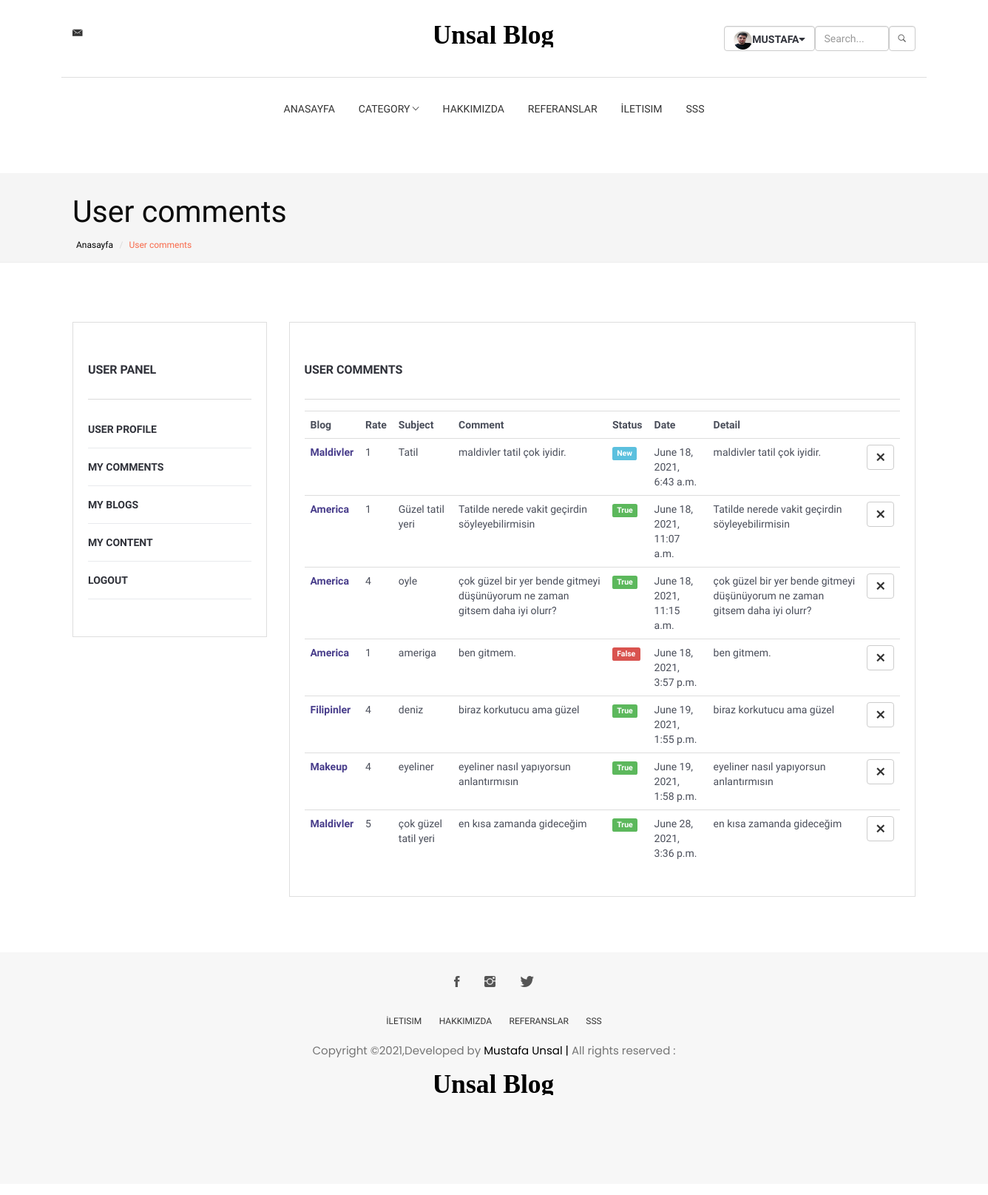
/user/comments/ (signed in), run on the app's committed database.
### home/models.py (models this page shows, shortened)
class UserProfile(models.Model):  #user profil resim işlemleri
    user = models.OneToOneField(User,on_delete=models.CASCADE)
    phone = models.CharField(blank=True, max_length=15)
    address = models.CharField(blank=True, max_length=50)
    city = models.CharField(blank=True, max_length=20)
    country = models.CharField(blank=True, max_length=20)
    image = models.ImageField(blank=True, upload_to='images/users/')
    def image_tag(self):    #resmi admin panelde göstermesi için
        return mark_safe('<img src="{}" height="50"/>'.format(self.image.url))
    image_tag.short_description = 'Image'

### blog/models.py (models this page shows, shortened)
class Comment(models.Model):
    STATUS = { #seçim
        ('New','Yeni'),
        ('True','Evet'),
        ('False','Hayır'),
    }
    subject = models.CharField(blank=True,max_length=50)
    blog = models.ForeignKey(Blog,on_delete=models.CASCADE) #ilişkilendirme category ile
    user = models.ForeignKey(User,on_delete=models.CASCADE) #ilişkilendirme user ile
    rate = models.IntegerField(blank=True)
    comment = models.TextField(blank=True,max_length=200)
    status = models.CharField(max_length=10,choices= STATUS,default='New') #açılan kutuda seçim olanı gelmesi için
    ip = models.CharField(blank=True, max_length=20)
    create_at = models.DateTimeField(auto_now_add=True)
    update_at = models.DateTimeField(auto_now=True)

class Blog(models.Model):
    STATUS = { #seçim
        ('New','Yeni'),
        ('True','Evet'),
        ('False','Hayır'),
    }
    title = models.CharField(blank=True,max_length=100)
    description = models.CharField(blank=True,max_length=255)
    keywords = models.CharField(blank=True,max_length=255)
    image = models.ImageField(blank=True,upload_to='images/')
    status = models.CharField(max_length=10,choices= STATUS) #açılan kutuda seçim olanı gelmesi için
    category = models.ForeignKey(Category,on_delete=models.CASCADE) #ilişkilendirme category ile
    user = models.ForeignKey(User,on_delete=models.CASCADE) #ilişkilendirme user ile
    detail = RichTextUploadingField()
    slug = models.SlugField(null=False,unique=True) #metinsel olarak çağırmak için
    file = models.FileField(blank=True,upload_to='files/')
    create_at = models.DateTimeField(auto_now_add=True)
    update_at = models.DateTimeField(auto_now=True)
    def image_tag(self):    #resmi admin panelde göstermesi için
        return mark_safe('<img src="{}" height="50"/>'.format(self.image.url))
    image_tag.short_description = 'Image'

### user/views.py (the view)
# urls.py: path('comments/', views.comments,name='comments'),
@login_required(login_url='/login') # Check login
def comments(request):
    category = Category.objects.all()
    current_user = request.user
    comments = Comment.objects.filter(user_id=current_user.id)
    context = {
        'category': category,
        'comments': comments,
    }
    return render(request, 'user_comments.html', context)

### user/templates/user_comments.html (shortened to what this page needs)
{% extends 'homebase.html' %}
{% block sidebar %}{% include 'sidebar.html' %}{% endblock %}
{% block content %}
    <section class="page-header">
        <div class="container">
            <div class="row">
                <div class="col-md-12">
                    <div class="content">
                        <h1 class="page-name" style="color: #0c0c0c">User comments</h1>
                        <ol class="breadcrumb">
                            <li><a href="/">Anasayfa</a></li>
                            <li class="active">User comments</li>
                        </ol>
                    </div>
                </div>
            </div>
        </div>
    </section>
    <div class="section">
        <div class="container">
            <div class="row">
                <div class="col-md-3">
                    <div class="section-row">
                        <div class="dashboard-wrapper dashboard-user-profile">
                            {% include 'user_panel.html' %}
                        </div>
                    </div>
                </div>
                <div class="col-md-9">
                    <div class="aside-widget">
                        <div class="dashboard-wrapper dashboard-user-profile">
                            <div class="section-title">
                                <h2 class="title">User Comments</h2>
                            </div>
                            <div class="table-responsive">
                                <table class="table">
                                    <tr>
                                        <th>Blog</th>
                                        <th>Rate</th>
                                        <th>Subject</th>
                                        <th>Comment</th>
                                        <th>Status</th>
                                        <th>Date</th>
                                        <th>Detail</th>
                                        <th></th>
                                    </tr>
                                    {% for rs in comments %}
                                        <tr>
                                            <td>
                                                <a href="/blog/{{ rs.blog.id }}/{{ rs.blog.slug }}" >
                                                 <strong style="color: darkslateblue">{{ rs.blog.title }}</strong>
                                                </a>
                                            </td>
                                            <td>{{ rs.rate }}</td>
                                            <td>{{ rs.subject }}</td>
                                            <td>{{ rs.comment }}</td>
                                            <td>
                                                {% if 'New' == rs.status %}
                                                    <span class="label label-info">{{ rs.status }}</span>
                                                {% endif %}
                                                {% if 'True' == rs.status %}
                                                    <span class="label label-success">{{ rs.status }}</span>
                                                {% endif %}
                                                {% if 'False' == rs.status %}
                                                    <span class="label label-danger">{{ rs.status }}</span>
                                                {% endif %}
                                            </td>
                                            <td>{{ rs.create_at }}</td>
                                            <td>{{ rs.comment }}</td>
                                            <td>
                                                <div class="btn-group" role="group">
                                                    <a type="button" class="btn btn-default" href="/user/deletecomment/{{ rs.id }}" onclick="return confirm('Will be Delete ! are you sure?')"><i class="tf-ion-close" aria-hidden="true" ></i></a>
                                                </div>
                                            </td>
                                        </tr>
                                    {% endfor %}
                                </table>
                            </div>
                        </div>
                    </div>
                </div>
            </div>
        </div>
    </div>
{% endblock %}

### home/templates/header.html (shortened to what this page needs)
{% load static %}
<section class="top-header">
    <div class="container">
        <div class="row">
            <div class="col-md-4 col-xs-12 col-sm-4">
                <div class="contact-number">
                    <i class="tf-ion-ios-email"></i>
                </div>
            </div>
            <div class="col-md-4 col-xs-12 col-sm-4">
                <div class="logo text-center">
                    <a href="/">
                        <svg width="160px" height="29px" viewBox="0 0 180 29" version="1.1"
                             xmlns="http://www.w3.org/2000/svg"
                             xmlns:xlink="http://www.w3.org/1999/xlink">
                            <g id="Page-1" stroke="none" stroke-width="1" fill="none" fill-rule="evenodd" font-size="40"
                               font-family="AustinBold, Austin" font-weight="bold">
                                <g id="Group" transform="translate(-108.000000, -297.000000)" fill="#000000">
                                    <text id="AVIATO">
                                        <tspan x="104" y="322">Unsal Blog</tspan>
                                    </text>
                                </g>
                            </g>
                        </svg>
                    </a>
                </div>
            </div>
            <div class="col-md-4 col-xs-12 col-sm-4">
                <div class="pull-right">
                    <table>
                        <tr>
                            <td class="header-account dropdown default-dropdown">
                                {% if user.id is not None %}
                                    <div class="dropdown-toggle" role="button" data-toggle="dropdown"
                                         aria-expanded="true">
                                        <div class="form-control">
                                            <strong class="text-uppercase"><img src="{{ user.userprofile.image.url }}" style="height: 25px;width: 25px;border-radius:100% ">{{ user.first_name }}<i
                                                    class="fa fa-caret-down"></i></strong>
                                        </div>
                                    </div>
                                {% else %}
                                    <div class="form-control">
                                       <strong style=""> <a href="/login/" class="text-uppercase" style="color: darkblue;"><i class="fa fa-unlock-alt"></i> Login</a>
                                       </strong> | <a href="/signup/" class="text-uppercase"><i class="fa fa-user-plus"></i> Signup</a>
                                    </div>
                                {% endif %}
                            </td>
                            <td>
                                <table>
                                    <tr>
                                        <form action="/search/" method="post">
                                            <td><input type="search" class="form-control" placeholder="Search..."
                                                       name="query"
                                                       id="query" style="width: 100px"></td>
                                            <td>
                                                <button type="submit" class="form-control"><i
                                                        class="tf-ion-ios-search-strong"></i></button>
                                            </td>
                                        </form>
                                    </tr>
                                </table>
                            </td>
                        </tr>
                    </table>
                </div>
            </div>
        </div>
    </div>
</section>

### home/static/css/style.css (style rules this page uses)
body { font-family: 'Muli', sans-serif; font-size: 16px; color: #505050; font-weight: 400; overflow-x: hidden; }
h1, h2, h3, h4, h5, h6 { font-family: 'Montserrat', sans-serif; color: #11151c; font-weight: 700; margin: 0px 0px 15px; }
h1 { font-size: 32.437px; }
h2 { font-size: 25.629px; }
a { color: #11151c; -webkit-transition: 0.2s color; transition: 0.2s color; }
ul, ol { margin: 0; padding: 0; list-style: none }
.section { padding-top: 30px; }
.section-row { margin-bottom: 30px; }
.section-title { position: relative; margin-bottom: 20px; }
.section-title .title { position: relative; display: inline-block; background-color: #fff; font-size: 16px; text-transform: uppercase; margin-top: 0px; margin-bottom: 0px; padding-right: 10px; z-index: 20; }
.section-title:after { content: ""; display: inline-block; height: 2px; background-color: #e8eaed; position: absolute; left: 0; right: 0; top: 10px; z-index: 10; }
.page-header { position: relative; margin: 0; padding-top: 120px; padding-bottom: 80px; background-color: #1b1c1e; }
.page-header h1 { font-size: 41.053px; color: #FFF; }
.aside-widget { margin-bottom: 30px; }

### home/static/css/style1.css (style rules this page uses)
body { line-height: 1.5; font-family: "Poppins", sans-serif; -webkit-font-smoothing: antialiased; }
h1, h2, h3, h4, h5, h6 { font-family: "Poppins", sans-serif; }
h1, h2, h3, h4, h5, h6 { font-weight: 400; }
ol, ul { margin: 0; padding: 0; list-style: none; }
a, a:focus, a:hover { text-decoration: none; outline: 0; color: #000; }
.form-control { box-shadow: none; border-radius: 0; }
.section { padding: 80px 0; }
.title { padding: 20px 0 30px; }
.page-header { background: #f5f5f5; margin-top: 20px; border-bottom: none; padding: 30px 0; }
.page-header h1 { font-weight: 200; margin: 0 0 6px 0; }
.page-header .breadcrumb { background: transparent; padding: 5px; margin: 0; }
.page-header .breadcrumb li { font-weight: 200; font-size: 12px; }
.page-header .breadcrumb li a { color: #000; }
.top-header .container { padding-top: 35px; padding-bottom: 35px; border-bottom: 1px solid #dedede; }
.top-header .contact-number { font-size: 12px; color: #333; }
.top-header .contact-number i { margin-right: 4px; font-size: 18px; vertical-align: middle; }
.top-header .logo a { display: inline-block; }
.dashboard-wrapper { border: 1px solid #dedede; margin-top: 30px; padding: 20px; }
.dashboard-wrapper h2 { font-size: 18px; }

### home/static/css1/style.css (style rules this page uses)
body { font-family: 'Hind', sans-serif; color: #4A4E5A; overflow-x: hidden; }
h1, h2, h3, h4, h5, h6 { color: #30323A; margin: 0 0 10px; font-weight: 700; }
a { color: #30323A; -webkit-transition: 0.3s color; transition: 0.3s color; }
strong { color: #30323A; }
ul, ol { margin: 0; padding: 0; list-style: none }
.section { padding-top: 30px; padding-bottom: 30px; }
.section-title { position: relative; margin-bottom: 15px; margin-top: 15px; border-bottom: 1px solid #DADADA; }
.section-title .title { display: inline-block; text-transform: uppercase; }
.section-title:after { content: ""; position: absolute; left: 0; bottom: -1.5px; height: 3px; width: 60px; background-color: #F8694A; }
.breadcrumb { background-color: transparent; border: none; border-radius: 0px; padding: 15px 0px; margin: 0; }
.breadcrumb>.active { color: #F8694A; }
.breadcrumb>li+li:before { color: #DADADA; }

### data on the page
Comment: blog "Maldivler", rate "1", subject "Tatil", comment "maldivler tatil çok iyidir.", status "New", create_at "June 18, 2021, 6:43 a.m."
Comment: blog "America", rate "1", subject "Güzel tatil yeri", comment "Tatilde nerede vakit geçirdin söyleyebilirmisin", status "True", create_at "June 18, 2021, 11:07 a.m."
Comment: blog "America", rate "4", subject "oyle", comment "çok güzel bir yer bende gitmeyi düşünüyorum ne zaman gitsem daha iyi olurr?", status "True", create_at "June 18, 2021, 11:15 a.m."
Comment: blog "America", rate "1", subject "ameriga", comment "ben gitmem.", status "False", create_at "June 18, 2021, 3:57 p.m."
Comment: blog "Filipinler", rate "4", subject "deniz", comment "biraz korkutucu ama güzel", status "True", create_at "June 19, 2021, 1:55 p.m."
Comment: blog "Makeup", rate "4", subject "eyeliner", comment "eyeliner nasıl yapıyorsun anlantırmısın", status "True", create_at "June 19, 2021, 1:58 p.m."
Comment: blog "Maldivler", rate "5", subject "çok güzel tatil yeri", comment "en kısa zamanda gideceğim", status "True", create_at "June 28, 2021, 3:36 p.m."

### other printed values
{{ user.first_name }} "MUSTAFA"
